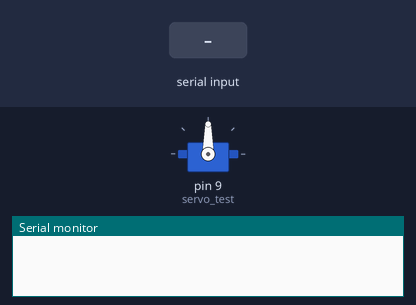
A sketch run on a simulated Arduino Uno, built with avr-gcc and run on an emulated ATmega328P. Shown: servo, the last lines printed to the serial monitor. Inputs (shaded band) come from the test bench.

Above: at 1.2 s.
1.3 s: byte 30 received over Serial
At 2.2 s:
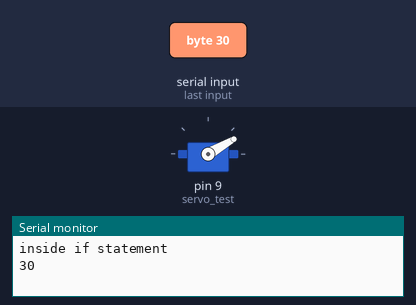
2.8 s: byte 120 received over Serial
At 3.4 s:
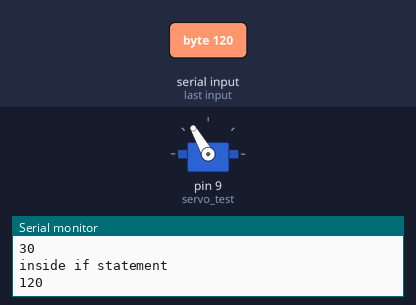
Timing chart, 0 to 5.8 s (numbered marks = the images above; inputs shaded):
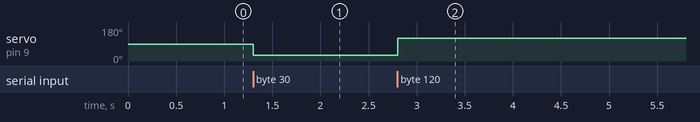

The sketch:

ServoTest.ino
```cpp
//https://www.instructables.com/Creating-a-DualShock-4-Controlled-Arduino/
#include <Servo.h>        //Servo library
#define TURN_TIME 555
 Servo servo_test;      //initialize a servo object for the connected servo

 int angle = 90;
 int potentio = A0;      // initialize the A0analog pin for potentiometer


 void setup()
 {
  Serial.begin(9600);

  servo_test.attach(9);   // attach the signal pin of servo to pin9 of arduino
  servo_test.write(90);

 }

 void loop()
 {

  #if(true)
  if (Serial.available())
    {
      Serial.println("inside if statement");
      angle = Serial.read();
      Serial.println(angle,DEC);
      servo_test.write(angle);
    }
  #endif

  #if(false)
  angle = analogRead(potentio);            // reading the potentiometer value between 0 and 1023
  angle = map(angle, 0, 1023, 0, 180);     // scaling the potentiometer value to angle value for servo between 0 and 180)
  Serial.println(angle);
  //command to rotate the servo to the specified angle
  servo_test.write(angle);
  #endif
 }
```

Measured:
- after the input at 1.3 s, servo on pin 9 (servo_test): 90° → 30° at once
- after the input at 2.8 s, servo on pin 9 (servo_test): 30° → 120° at once
